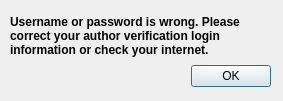
<?xml version="1.0" encoding="UTF-8"?>
<ui version="4.0">
 <class>Dialog</class>
 <widget class="QDialog" name="Dialog">
  <property name="geometry">
   <rect>
    <x>0</x>
    <y>0</y>
    <width>283</width>
    <height>101</height>
   </rect>
  </property>
  <property name="windowTitle">
   <string>Wrong Credential</string>
  </property>
  <widget class="QDialogButtonBox" name="buttonBox">
   <property name="geometry">
    <rect>
     <x>10</x>
     <y>60</y>
     <width>261</width>
     <height>32</height>
    </rect>
   </property>
   <property name="font">
    <font>
     <kerning>true</kerning>
    </font>
   </property>
   <property name="orientation">
    <enum>Qt::Horizontal</enum>
   </property>
   <property name="standardButtons">
    <set>QDialogButtonBox::Ok</set>
   </property>
  </widget>
  <widget class="QLabel" name="label_2">
   <property name="geometry">
    <rect>
     <x>10</x>
     <y>10</y>
     <width>261</width>
     <height>51</height>
    </rect>
   </property>
   <property name="font">
    <font>
     <weight>75</weight>
     <bold>true</bold>
    </font>
   </property>
   <property name="text">
    <string>Username or password is wrong. Please correct your author verification login information or check your internet.</string>
   </property>
   <property name="wordWrap">
    <bool>true</bool>
   </property>
  </widget>
 </widget>
 <resources/>
 <connections>
  <connection>
   <sender>buttonBox</sender>
   <signal>accepted()</signal>
   <receiver>Dialog</receiver>
   <slot>accept()</slot>
   <hints>
    <hint type="sourcelabel">
     <x>248</x>
     <y>254</y>
    </hint>
    <hint type="destinationlabel">
     <x>157</x>
     <y>274</y>
    </hint>
   </hints>
  </connection>
  <connection>
   <sender>buttonBox</sender>
   <signal>rejected()</signal>
   <receiver>Dialog</receiver>
   <slot>reject()</slot>
   <hints>
    <hint type="sourcelabel">
     <x>316</x>
     <y>260</y>
    </hint>
    <hint type="destinationlabel">
     <x>286</x>
     <y>274</y>
    </hint>
   </hints>
  </connection>
 </connections>
</ui>
